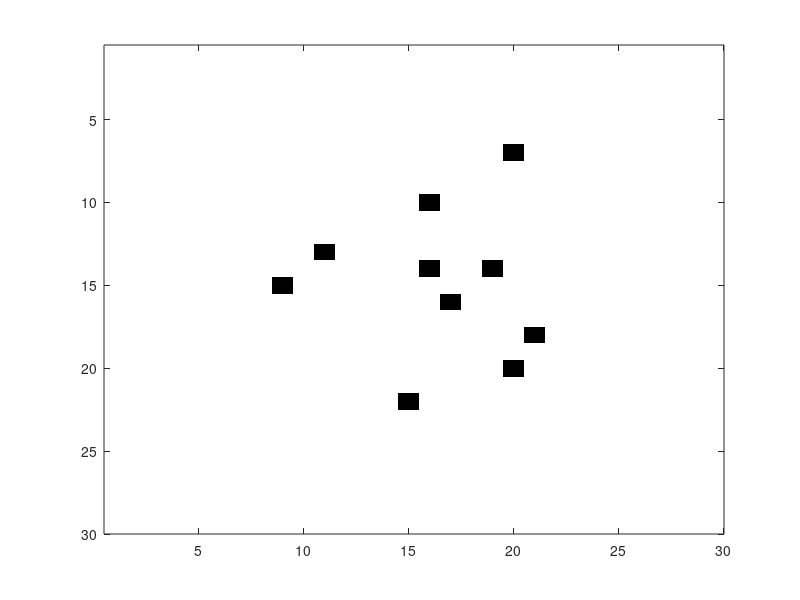
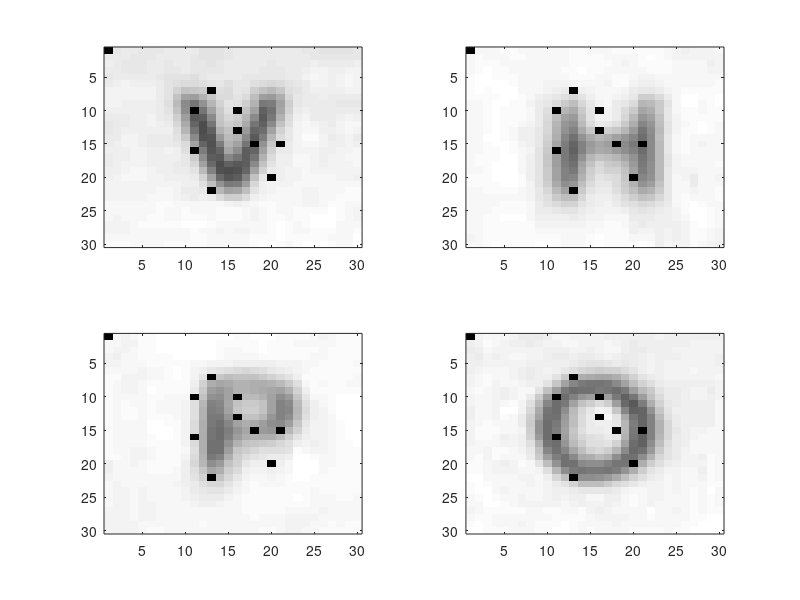
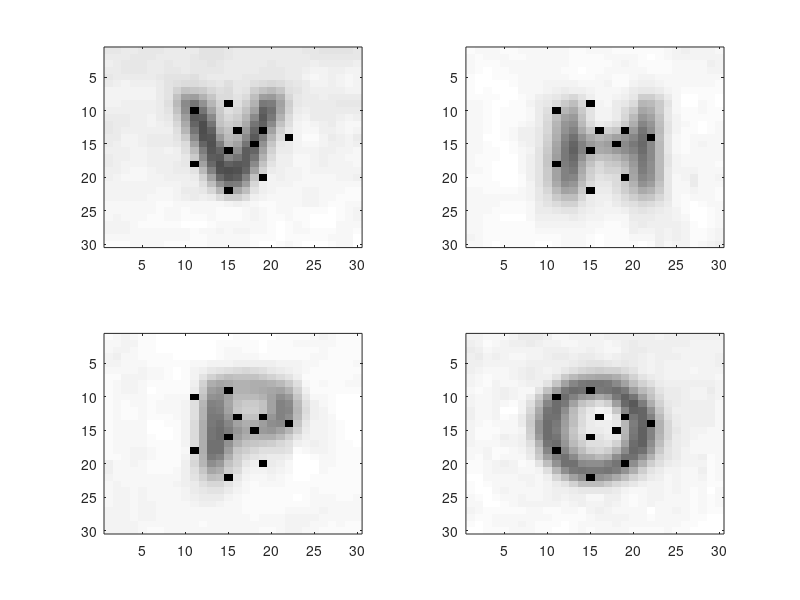
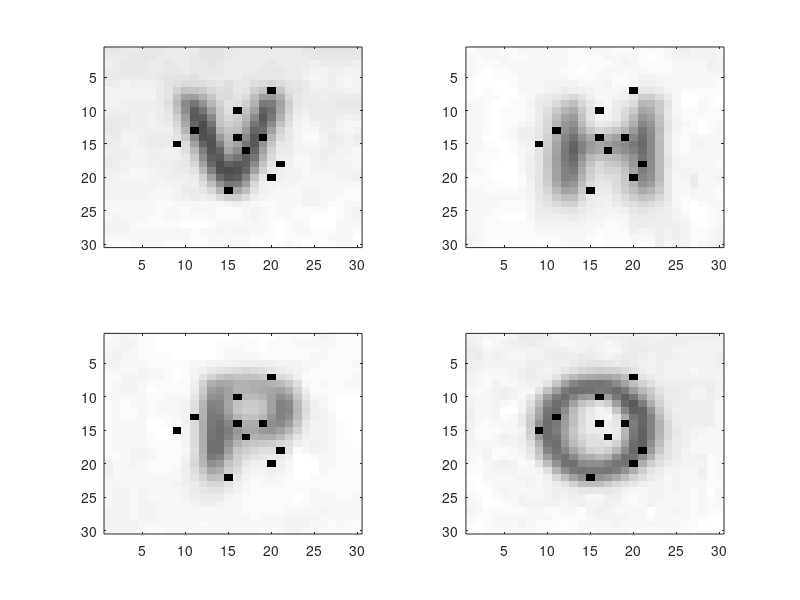

MATLAB code for these plots, in order:
load test_data
clf
f10_2010 =  [310   318   429   436   442   463   525   553   560 644]; % leader until 2011 
f10_2011 = [463 615 460 316 590 310 382 525 367 1] 
f10_2012=[618   590   577   554   496   464   460   442   313    255]; % 98 95.5 Josh  - new leader

f10=f10_2012
fvector  =  zeros(1,900);
fvector(f10)=1;
imagesc(reshape(fvector,30,30))
 
axis([0.5,30,0.5,30])

colormap(1-gray)

 
 print('-dpng','features.png');
 

subplot(2,2,1);
x=test2_data(1,:);
x(f10_2011)=min(x)/2;
imagesc(reshape(x,30,30))
axis([0.5,30.5,0.5,30.5])
colormap(gray)

subplot(2,2,2);
x=test2_data(2,:);
x(f10_2011)=min(x)/2;
imagesc(reshape(x,30,30))
axis([0.5,30.5,0.5,30.5])
colormap(gray)

subplot(2,2,3);
x=test2_data(3,:);
x(f10_2011)=min(x)/2;
imagesc(reshape(x,30,30))
axis([0.5,30.5,0.5,30.5])
colormap(gray)

subplot(2,2,4);
x=test2_data(4,:);
x(f10_2011)=min(x)/2;
imagesc(reshape(x,30,30))
axis([0.5,30.5,0.5,30.5])
colormap(gray)

print('-dpng','features2011.png');


subplot(2,2,1);
x=test2_data(1,:);
x(f10_2010)=min(x)/2;
imagesc(reshape(x,30,30))
axis([0.5,30.5,0.5,30.5])
colormap(gray)

subplot(2,2,2);
x=test2_data(2,:);
x(f10_2010)=min(x)/2;
imagesc(reshape(x,30,30))
axis([0.5,30.5,0.5,30.5])
colormap(gray)

subplot(2,2,3);
x=test2_data(3,:);
x(f10_2010)=min(x)/2;
imagesc(reshape(x,30,30))
axis([0.5,30.5,0.5,30.5])
colormap(gray)

subplot(2,2,4);
x=test2_data(4,:);
x(f10_2010)=min(x)/2;
imagesc(reshape(x,30,30))
axis([0.5,30.5,0.5,30.5])
colormap(gray)


print('-dpng','features2010.png');



subplot(2,2,1);
x=test2_data(1,:);
x(f10_2012)=min(x)/2;
imagesc(reshape(x,30,30))
axis([0.5,30.5,0.5,30.5])
colormap(gray)

subplot(2,2,2);
x=test2_data(2,:);
x(f10_2012)=min(x)/2;
imagesc(reshape(x,30,30))
axis([0.5,30.5,0.5,30.5])
colormap(gray)

subplot(2,2,3);
x=test2_data(3,:);
x(f10_2012)=min(x)/2;
imagesc(reshape(x,30,30))
axis([0.5,30.5,0.5,30.5])
colormap(gray)

subplot(2,2,4);
x=test2_data(4,:);
x(f10_2012)=min(x)/2;
imagesc(reshape(x,30,30))
axis([0.5,30.5,0.5,30.5])
colormap(gray)

print('-dpng','features2012.png');

